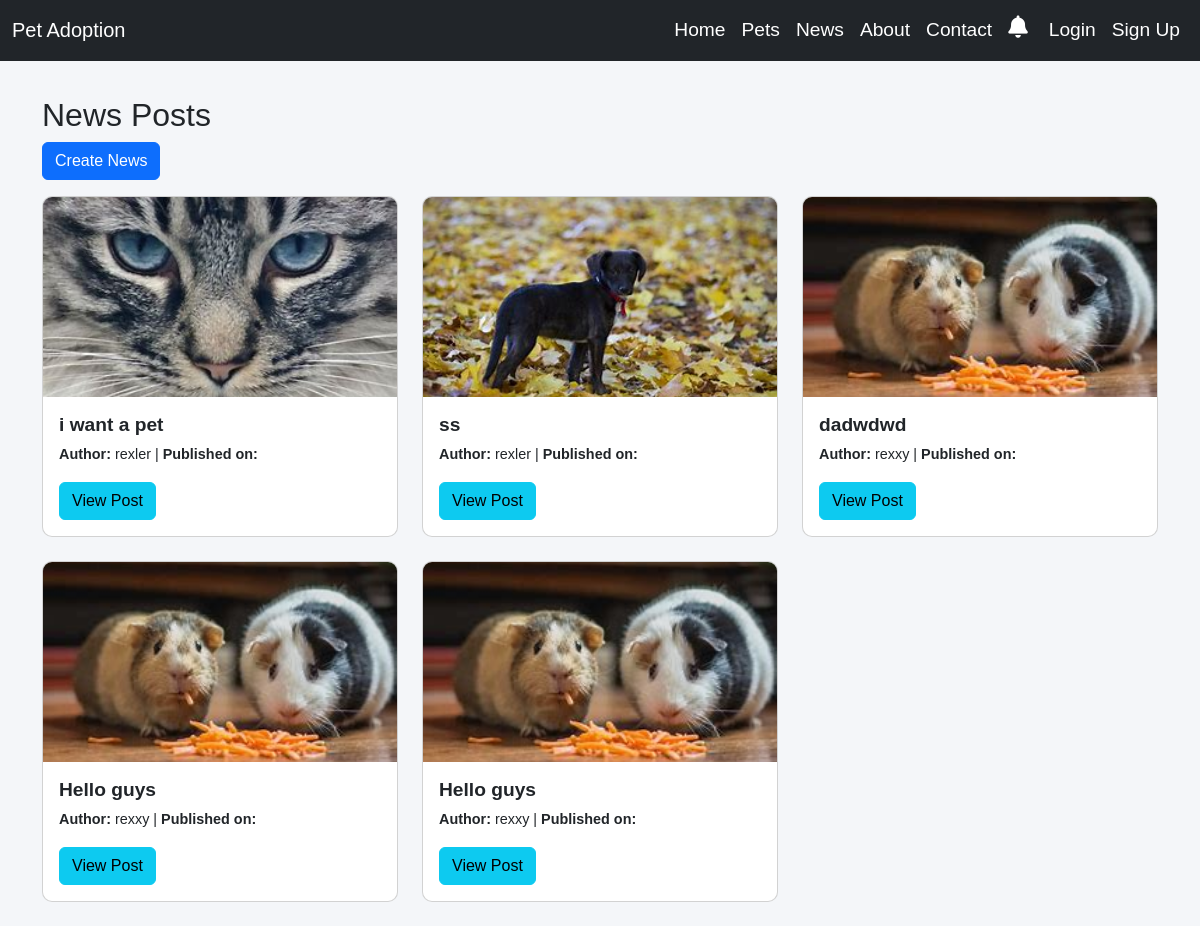
The app's page /posts/, older data.
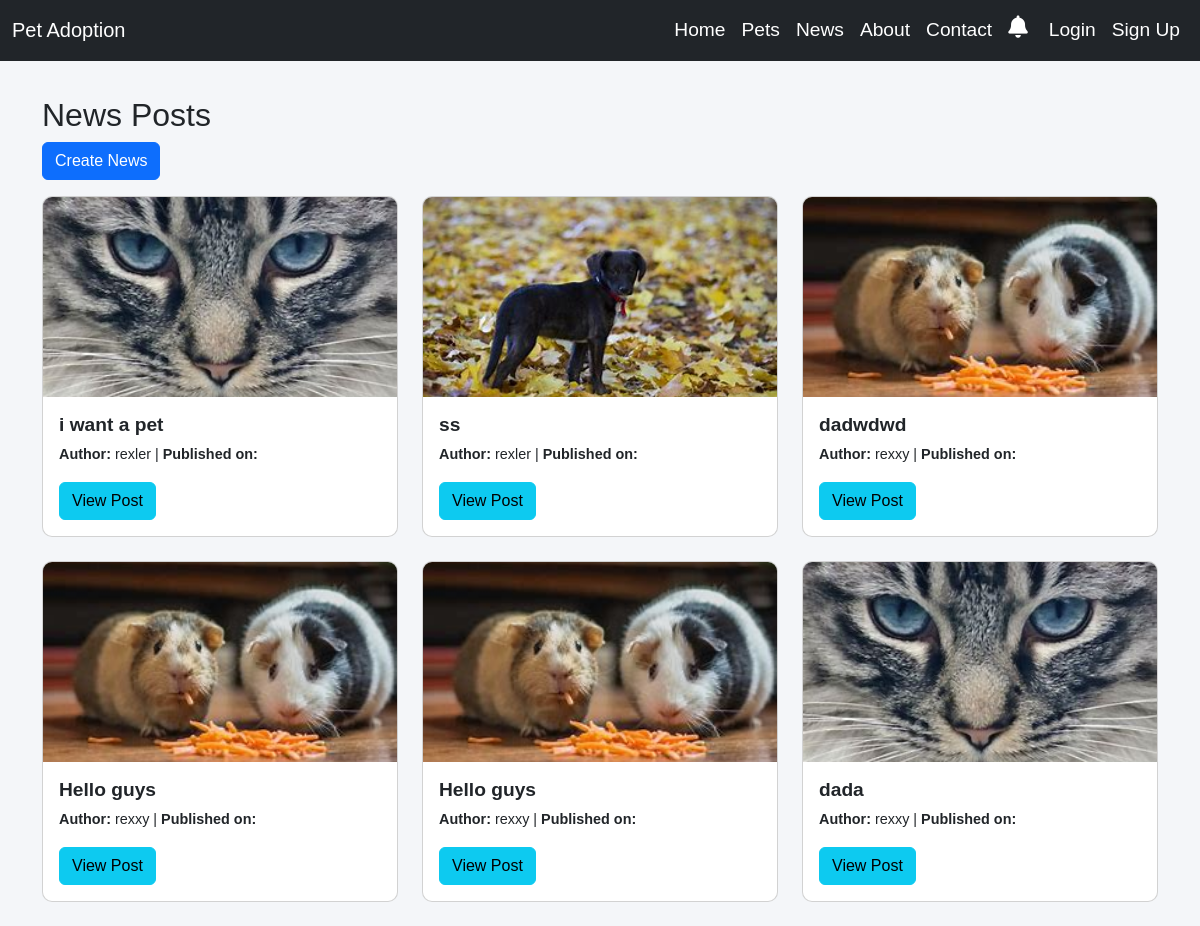
The same page, newer data.
### app/models.py (models this page shows, shortened)
class Post(models.Model):
    title = models.CharField(max_length=100)
    author = models.ForeignKey(settings.AUTH_USER_MODEL, on_delete=models.CASCADE)
    body = models.TextField()
    post_image = models.ImageField(upload_to='media/', null=True, blank=True)
    post_categories = models.CharField(max_length=100)
    date_posted = models.DateTimeField(auto_now_add=True)

### accounts/models.py (models this page shows, shortened)
class CustomUser(AbstractUser):
    age = models.IntegerField(null=True, blank=True)
    gender = models.CharField(max_length=10,  choices=[
            ('Male', 'Male'),
            ('Female', 'Female'),
            ('Other', 'Other'),
        ],)
    phone_number = models.CharField(max_length=15)
    image = models.ImageField(upload_to='profile_images/', blank=True, null=True, default='profile_images/default_profile.jpg')
    def __str__(self):
        return self.username

### app/views.py (the view)
# urls.py: path('posts/', PostListView.as_view(), name='post_list'),
class PostListView(ListView):
    model = Post
    template_name = 'news/post_list.html'
    context_object_name = 'posts'

### app/context_processors.py (called while the page is built)
def notification_count(request):
    if request.user.is_authenticated:
        unread_count = Notification.objects.filter(
            Q(sender=request.user) | Q(recipient=request.user),
            is_read=False
        ).count()
    else:
        unread_count = 0
    return {'unread_notifications_count': unread_count}

### app/templates/news/post_list.html
{% extends 'app/base.html' %}
{% block content %}
  <h2 id="news_posts_heading">News Posts</h2>
  <a href="{% url 'post_create' %}" class="btn btn-primary mb-3" id="create_post_btn">Create News</a>
  <div id="news_posts_gallery" class="row">
    {% for post in posts %}
      <div class="col-lg-4 col-md-6 col-sm-12 mb-4" id="post_card_{{ post.pk }}">
        <div class="card" id="card_{{ post.pk }}">
          <img src="{{ post.post_image.url }}" class="card-img-top" alt="{{ post.title }}" id="post_image_{{ post.pk }}">
          <div class="card-body">
            <h5 class="card-title" id="post_title_{{ post.pk }}">
              <a href="{% url 'post_detail' post.pk %}" class="post_link" id="post_link_{{ post.pk }}">
                {{ post.title }}
              </a>
            </h5>
            <p class="card-text" id="post_author_{{ post.pk }}">
              <strong>Author:</strong> {{ post.author }} |
              <strong>Published on:</strong> {{ post.created_at|date:"F j, Y" }}
            </p>
            <a href="{% url 'post_detail' post.pk %}" class="btn btn-info" id="view_post_btn_{{ post.pk }}">
              View Post
            </a>
          </div>
        </div>
      </div>
    {% empty %}
      <p id="no_posts_message">No posts yet.</p>
    {% endfor %}
  </div>
{% endblock content %}

Row changes from the older to the newer data that the page shows:
added Post: post_image (picture), title "dada", author "rexxy"
